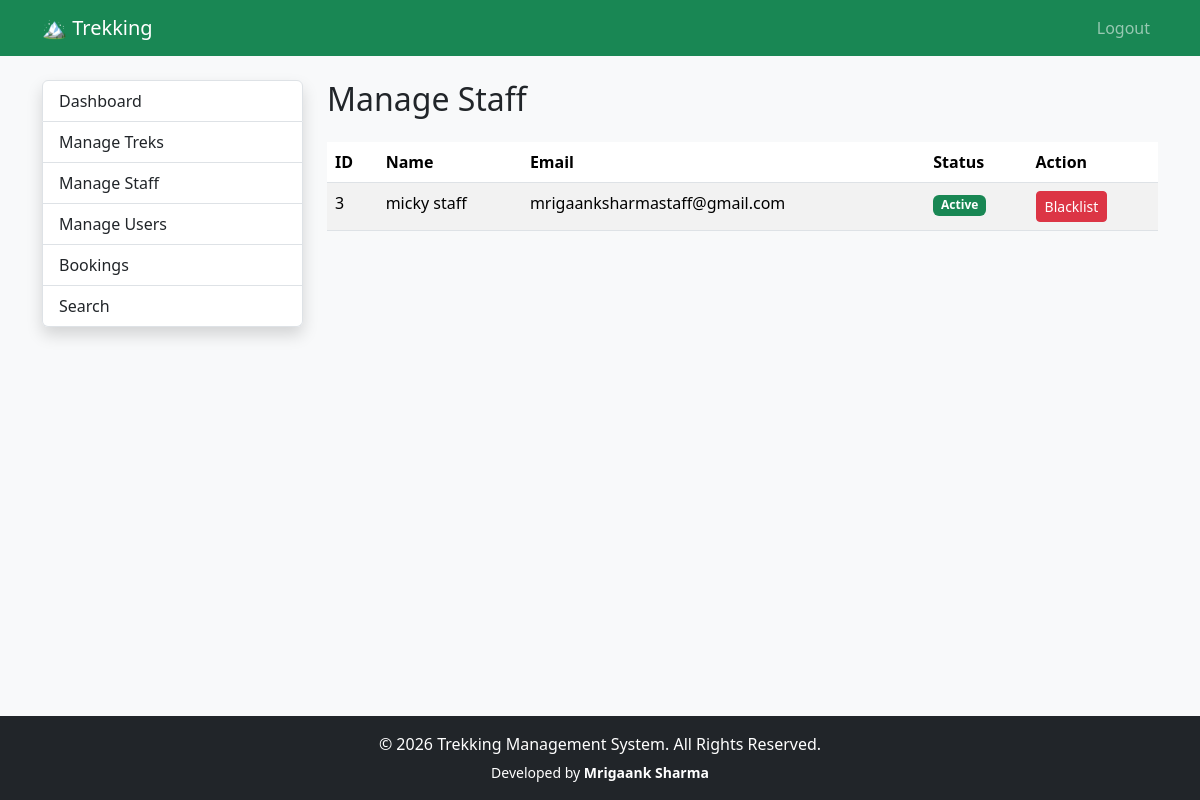
Screenshot of /admin/staff (signed in) with the database file from the repository.
### app/models.py (models this page shows)
class User(UserMixin,db.Model):
    __tablename__="users"
    id=db.Column(db.Integer,primary_key=True)
    name=db.Column(db.String(100),nullable=False)
    email=db.Column(db.String(120),unique=True,nullable=False)
    password=db.Column(db.String(255),nullable=False)
    phone=db.Column(db.String(15))
    role=db.Column(db.String(20),nullable=False)
    status=db.Column(db.String(20),default="active")
    created_at=db.Column(db.DateTime,default=datetime.utcnow)
    assigned_treks=db.relationship(
        "Trek",
        foreign_keys="Trek.staff_id",
        backref="staff",
        lazy=True
    )
    bookings=db.relationship(
        "Booking",
        backref="user",
        lazy=True
    )

### app/admin/staff.py (the view)
@admin_bp.route("/staff")
@login_required
@admin_required
def manage_staff():
    staff = User.query.filter_by(
        role="staff"
    ).all()
    return render_template(
        "admin/staff.html",
        staff=staff
    )

### app/extensions.py (called while the page is built)
@login_manager.user_loader
def load_user(user_id):
    return User.query.get(int(user_id))

### app/templates/admin/staff.html
{% extends 'admin/layout.html' %}
{% block admin_content %}
<h2 class="mb-4">
Manage Staff
</h2>
<table class="table table-striped">
<thead>
<tr>
<th>ID</th>
<th>Name</th>
<th>Email</th>
<th>Status</th>
<th>Action</th>
</tr>
</thead>
<tbody>
{% for member in staff %}
<tr>
<td>{{ member.id }}</td>
<td>{{ member.name }}</td>
<td>{{ member.email }}</td>
<td>
{% if member.status=="pending" %}
<span class="badge bg-warning">
Pending
</span>
{% elif member.status=="active" %}
<span class="badge bg-success">
Active
</span>
{% else %}
<span class="badge bg-danger">
Blacklisted
</span>
{% endif %}
</td>
<td>
{% if member.status=="pending" %}
<a
class="btn btn-success btn-sm"
href="{{ url_for('admin.approve_staff',user_id=member.id) }}">
Approve
</a>
{% elif member.status=="active" %}
<a
class="btn btn-danger btn-sm"
href="{{ url_for('admin.blacklist_staff',user_id=member.id) }}">
Blacklist
</a>
{% else %}
<a
class="btn btn-primary btn-sm"
href="{{ url_for('admin.reactivate_staff',user_id=member.id) }}">
Reactivate
</a>
{% endif %}
</td>
</tr>
{% endfor %}
</tbody>
</table>
{% endblock %}

### rows the page displays
User: id "3", name "micky staff", email "mrigaanksharmastaff@gmail.com", status "Active"
